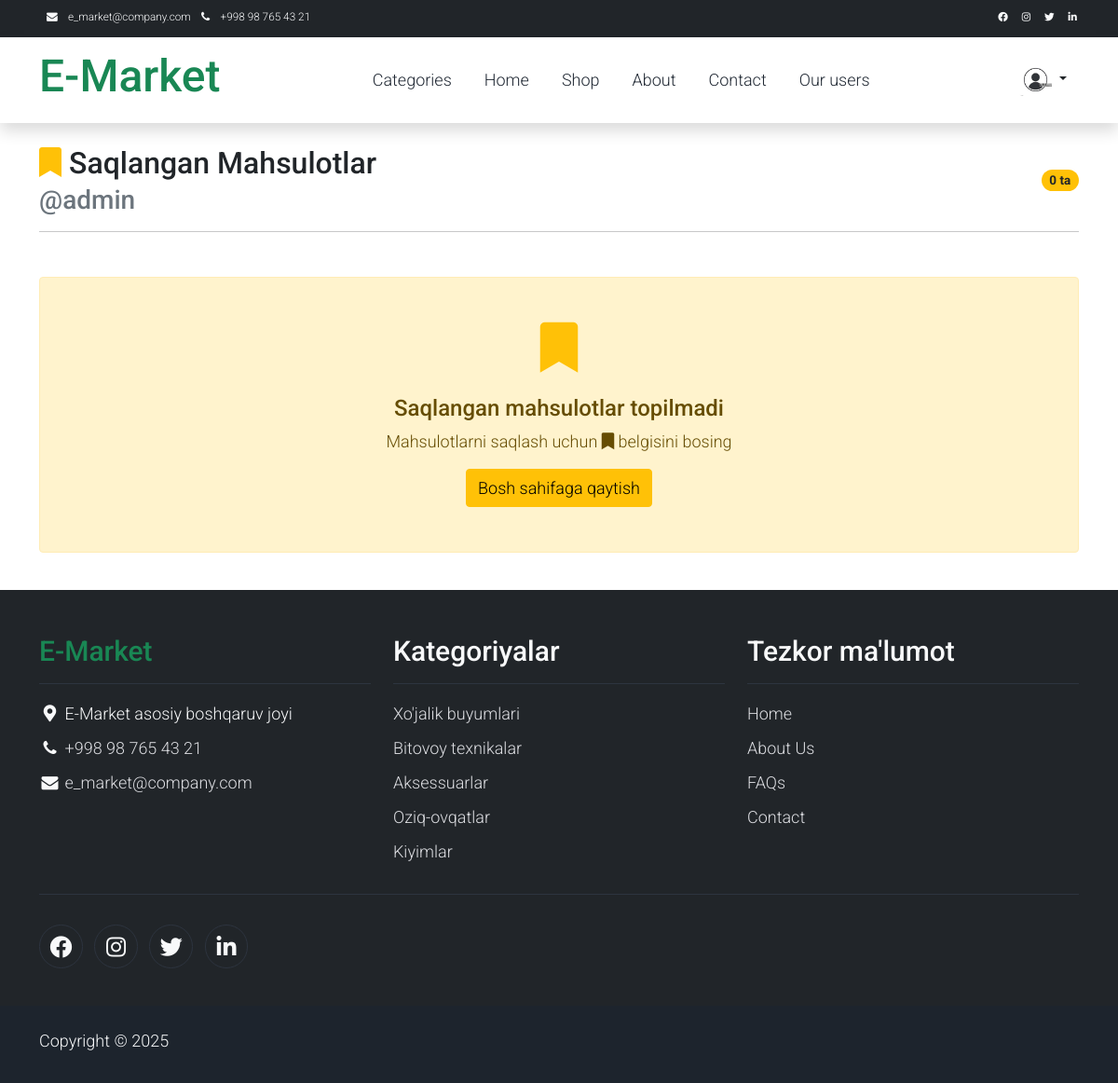
Page /users/saveds/ (signed in) on the committed database.
### users/models.py (models this page shows)
class CustomUser(AbstractUser):
    job = models.CharField(max_length=50, blank=True, default='')
    bio = models.CharField(max_length=300, blank=True, default='')
    phone_number = models.CharField(max_length=17)
    tg_username = models.CharField(max_length=150)
    avatar = models.ImageField(upload_to='avatars/', default='avatars/default.png')
    following = models.ManyToManyField(
        'self',
        symmetrical=False,
        related_name='followers',
        blank=True
    )
    class Meta:
        verbose_name = 'customuser'
        verbose_name_plural = 'customusers'
    def __str__(self):
        return self.username

### products/models.py (models this page shows, shortened)
class Category(models.Model):
    name = models.CharField(max_length=50)
    class Meta:
        verbose_name = 'category'
        verbose_name_plural = 'categories'

### users/views.py (the view)
# urls.py: path('saveds/', SavedsView.as_view(), name='saveds'),
class SavedsView(LoginRequiredMixin, View):
    login_url = 'users:login'
    def get(self, request):
        saveds = SavedProduct.objects.filter(user=request.user)
        query = request.POST.get('q')
        if query:
            products = Product.objects.filter(title__icontains=query)
            saveds = SavedProduct.objects.filter(user=request.user, product__in=products)
        return render(request, 'users/saveds.html', {'saveds': saveds})

### templates/users/saveds.html (shortened to what this page needs)
{% extends "base.html" %}
{% load static %}
{% block main %}
<section class="py-4">
    <div class="container">
        <div class="row mb-4">
            <div class="col-12">
                <div class="d-flex justify-content-between align-items-center">
                    <h2 class="mb-0">
                        <i class="fas fa-bookmark me-2 text-warning"></i>Saqlangan Mahsulotlar
                        <small class="text-muted d-block mt-1">@{{ request.user }}</small>
                    </h2>
                    <span class="badge bg-warning rounded-pill text-dark">{{ saveds.count }} ta</span>
                </div>
                <hr class="mt-3 mb-4">
            </div>
        </div>
        <div class="row">
            {% for saved in saveds %}
            <div class="col-xl-3 col-lg-4 col-md-6 mb-4">
                <div class="card h-100 border-0 shadow-sm product-card">
                    <div class="position-relative overflow-hidden" style="height: 200px;">
                        {% if saved.product %}
                            {% with saved.product.images.all|first as image %}
                            <a href="{% url 'main:detail' saved.product.title %}">
                                <img class="card-img-top h-100 object-fit-cover"
                                     src="{{ image.image.url }}"
                                     alt="{{ saved.product.title }}">
                            </a>
                            {% endwith %}
                        {% else %}
                            <a href="{% url 'main:detail' saved.product.title %}">
                                <img class="card-img-top h-100 object-fit-cover"
                                     src="{% static 'images/default-product.jpg' %}"
                                     alt="Default product image">
                            </a>
                        {% endif %}
                        <div class="card-img-overlay d-flex align-items-start justify-content-end p-2">
                            <form action="{% url 'users:saved' saved.product.id %}" method="post" class="save-form">
                                {% csrf_token %}
                                <button type="submit" class="btn btn-sm btn-warning rounded-circle shadow-sm save-btn">
                                    <i class="fas fa-bookmark"></i>
                                </button>
                            </form>
                        </div>
                    </div>
                    <div class="card-body">
                        <h5 class="card-title mb-1">
                            <a href="{% url 'main:detail' saved.product.title %}"
                               class="text-decoration-none text-dark">
                                {{ saved.product.title|truncatechars:40 }}
                            </a>
                        </h5>
                        <div class="d-flex justify-content-between align-items-center mb-2">
                            <span class="text-success fw-bold">${{ saved.product.price }}</span>
                            <small class="text-muted">
                                <i class="fas fa-calendar-alt me-1"></i>
                                {{ saved.saved_date|date:"d M Y" }}
                            </small>
                        </div>
                    </div>
                    <div class="card-footer bg-transparent border-top-0 pt-0">
                        <div class="d-flex justify-content-between">
                            <a href="{% url 'main:detail' saved.product.title %}"
                               class="btn btn-outline-primary btn-sm flex-grow-1 me-2">
                                <i class="fas fa-eye me-1"></i> Ko'rish
                            </a>
                            <form action="{% url 'users:saved' saved.product.id %}" method="post" class="d-inline">
                                {% csrf_token %}
                                <button type="submit" class="btn btn-outline-danger btn-sm">
                                    <i class="fas fa-trash-alt"></i>
                                </button>
                            </form>
                        </div>
                    </div>
                </div>
            </div>
            {% empty %}
            <div class="col-12">
                <div class="alert alert-warning text-center py-5">
                    <i class="fas fa-bookmark fa-3x mb-4 text-warning"></i>
                    <h4>Saqlangan mahsulotlar topilmadi</h4>
                    <p class="mb-0">Mahsulotlarni saqlash uchun <i class="fas fa-bookmark"></i> belgisini bosing</p>
                    <a href="{% url 'main:index' %}" class="btn btn-warning mt-3">Bosh sahifaga qaytish</a>
                </div>
            </div>
            {% endfor %}
        </div>
    </div>
</section>
{% endblock %}

### templates/base.html (shortened to what this page needs)
{% load static %}
<!DOCTYPE html>
<html lang="en">
<head>
    <link rel="stylesheet" href="{% static 'assets/css/bootstrap.min.css' %}">
    <link rel="stylesheet" href="{% static 'assets/css/templatemo.css' %}">
    <link rel="stylesheet" href="{% static 'assets/css/custom.css' %}">
    <link rel="stylesheet" href="{% static 'assets/css/fontawesome.min.css' %}">
    <link rel="stylesheet" href="https://unpkg.com/leaflet@1.7.1/dist/leaflet.css" />
    <link rel="stylesheet" type="text/css" href="{% static 'assets/css/slick.min.css' %}">
    <link rel="stylesheet" type="text/css" href="{% static 'assets/css/slick-theme.css' %}">
    <link rel="stylesheet" href="{% static 'assets/css/profile.css' %}">
    <link rel="stylesheet" href="https://cdn.jsdelivr.net/npm/bootstrap@5.0.0-beta1/dist/css/bootstrap.min.css">
    <link rel="stylesheet" href="https://cdn.jsdelivr.net/npm/bootstrap@5.0.0-beta1/dist/js/bootstrap.bundle.min.js">
    <link rel="stylesheet" href="https://cdnjs.cloudflare.com/ajax/libs/jquery/3.2.1/jquery.min.js">
    <link rel="stylesheet" href="https://cdnjs.cloudflare.com/ajax/libs/font-awesome/4.7.0/css/font-awesome.min.css">
</head>
<body>
    <nav class="navbar navbar-expand-lg bg-dark navbar-light d-none d-lg-block" id="templatemo_nav_top">
        <div class="container text-light">
            <div class="w-100 d-flex justify-content-between">
                <div>
                    <i class="fa fa-envelope mx-2"></i>
                    <a class="navbar-sm-brand text-light text-decoration-none" href="mailto:e_market@company.com">e_market@company.com</a>
                    <i class="fa fa-phone mx-2"></i>
                    <a class="navbar-sm-brand text-light text-decoration-none" href="tel:98-765-43-21">+998 98 765 43 21</a>
                </div>
                <div>
                    <a class="text-light" href="https://fb.com/templatemo" target="_blank" rel="sponsored"><i class="fab fa-facebook-f fa-sm fa-fw me-2"></i></a>
                    <a class="text-light" href="https://www.instagram.com/" target="_blank"><i class="fab fa-instagram fa-sm fa-fw me-2"></i></a>
                    <a class="text-light" href="https://twitter.com/" target="_blank"><i class="fab fa-twitter fa-sm fa-fw me-2"></i></a>
                    <a class="text-light" href="https://www.linkedin.com/" target="_blank"><i class="fab fa-linkedin fa-sm fa-fw"></i></a>
                </div>
            </div>
        </div>
    </nav>
    <nav class="navbar navbar-expand-lg navbar-light shadow">
        <div class="container d-flex justify-content-between align-items-center">
            <a class="navbar-brand text-success logo h1 align-self-center" href="{% url 'main:index' %}">
                E-Market
            </a>
            <div class="align-self-center collapse navbar-collapse flex-fill  d-lg-flex justify-content-lg-between" id="templatemo_main_nav">
                <div class="flex-fill">
                    <ul class="nav navbar-nav d-flex justify-content-between mx-lg-auto">
                        <li class="nav-item dropdown">
                            <a class="nav-link" href="">Categories</a>
                        </li>
                        <li class="nav-item">
                            <a class="nav-link" href="{% url 'main:index' %}">Home</a>
                        </li>
                        <li class="nav-item">
                            <a class="nav-link" href="{% url 'main:shop' %}">Shop</a>
                        </li>
                        <li class="nav-item">
                            <a class="nav-link" href="{% url 'main:about' %}">About</a>
                        </li>
                        <li class="nav-item">
                            <a class="nav-link" href="{% url 'main:contact' %}">Contact</a>
                        </li>
                        <li class="nav-item">
                            <a class="nav-link" href="{% url 'users:all-users' %}">Our users</a>
                        </li>
                    </ul>
                </div>
                {% if request.user.is_authenticated %}
                    <button type="button" class="btn  dropdown-toggle" data-bs-toggle="dropdown" data-bs-display="static" aria-expanded="false">
                        <img src="{{ request.user.avatar.url }}" width="35" height="35" class=" rounded" alt="">
                    </button>
                {% else %}
                    <a href="{% url 'users:login' %}" class="btn btn-primary">Login</a>
                    <a href="{% url 'users:signup' %}" class="btn btn-primary">SignUp</a>
                {% endif %}
            </div>
        </div>
    </nav>
    {% block main %}
    {% endblock main %}
    <footer class="bg-dark" id="tempaltemo_footer">
        <div class="container">
            <div class="row">
                <div class="col-md-4 pt-5">
                    <h2 class="h2 text-success border-bottom pb-3 border-light logo">E-Market</h2>
                    <ul class="list-unstyled text-light footer-link-list">
                        <li>
                            <i class="fas fa-map-marker-alt fa-fw"></i>
                            E-Market asosiy boshqaruv joyi
                        </li>
                        <li>
                            <i class="fa fa-phone fa-fw"></i>
                            <a class="text-decoration-none" href="tel:98-765-43-21">+998 98 765 43 21</a>
                        </li>
                        <li>
                            <i class="fa fa-envelope fa-fw"></i>
                            <a class="text-decoration-none" href="mailto:e_market@company.com">e_market@company.com</a>
                        </li>
                    </ul>
                </div>
                <div class="col-md-4 pt-5">
                    <h2 class="h2 text-light border-bottom pb-3 border-light">Kategoriyalar</h2>
                    <ul class="list-unstyled text-light footer-link-list">
                        {% for category in categories|slice:"0:5" %}
                        <li><a class="text-decoration-none" href="{% url 'main:category' category.name %}">{{ category.name }}</a></li>
                        {% endfor %}
                    </ul>
                </div>
                <div class="col-md-4 pt-5">
                    <h2 class="h2 text-light border-bottom pb-3 border-light">Tezkor ma'lumot</h2>
                    <ul class="list-unstyled text-light footer-link-list">
                        <li><a class="text-decoration-none" href="{% url 'main:index' %}">Home</a></li>
                        <li><a class="text-decoration-none" href="{% url 'main:about' %}">About Us</a></li>
                        <li><a class="text-decoration-none" href="{% url 'main:faqs' %}">FAQs</a></li>
                        <li><a class="text-decoration-none" href="{% url 'main:contact' %}">Contact</a></li>
                    </ul>
                </div>
            </div>
            <div class="row text-light mb-4">
                <div class="col-12 mb-3">
                    <div class="w-100 my-3 border-top border-light"></div>
                </div>
                <div class="col-auto me-auto">
                    <ul class="list-inline text-left footer-icons">
                        <li class="list-inline-item border border-light rounded-circle text-center">
                            <a rel="nofollow" class="text-light text-decoration-none" target="_blank" href="http://fb.com/templatemo"><i class="fab fa-facebook-f fa-lg fa-fw"></i></a>
                        </li>
                        <li class="list-inline-item border border-light rounded-circle text-center">
                            <a class="text-light text-decoration-none" target="_blank" href="https://www.instagram.com/"><i class="fab fa-instagram fa-lg fa-fw"></i></a>
                        </li>
                        <li class="list-inline-item border border-light rounded-circle text-center">
                            <a class="text-light text-decoration-none" target="_blank" href="https://twitter.com/"><i class="fab fa-twitter fa-lg fa-fw"></i></a>
                        </li>
                        <li class="list-inline-item border border-light rounded-circle text-center">
                            <a class="text-light text-decoration-none" target="_blank" href="https://www.linkedin.com/"><i class="fab fa-linkedin fa-lg fa-fw"></i></a>
                        </li>
                    </ul>
                </div>
            </div>
        </div>
        <div class="w-100 bg-black py-3">
            <div class="container">
                <div class="row pt-2">
                    <div class="col-12">
                        <p class="text-left text-light">
                            Copyright &copy; {{ today.year }}
                        </p>
                    </div>
                </div>
            </div>
        </div>
    </footer>
</body>
</html>

### rows in the picture
CustomUser: user.avatar (placeholder picture), user "admin"
Category: name "Xo'jalik buyumlari"
Category: name "Bitovoy texnikalar"
Category: name "Aksessuarlar"
Category: name "Oziq-ovqatlar"
Category: name "Kiyimlar"

### other values in the picture
{{ saveds.count }} "0"
